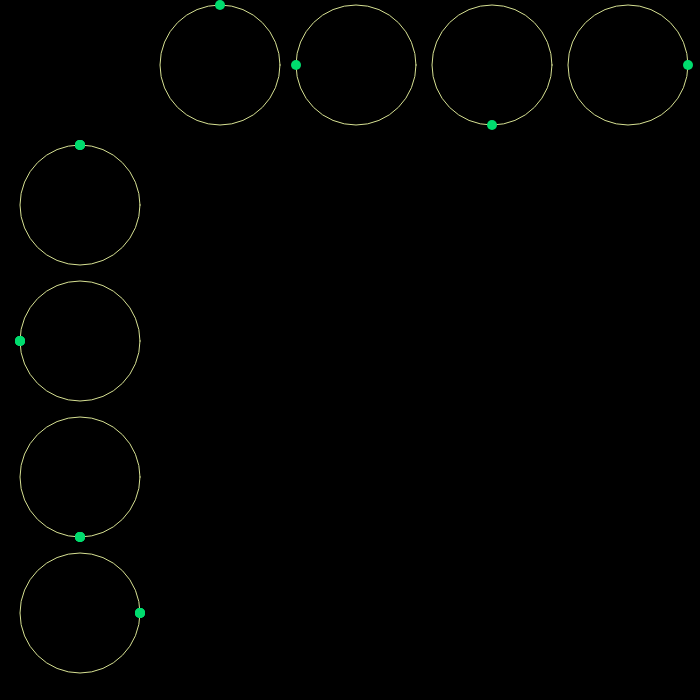
Frame 1 (no input)
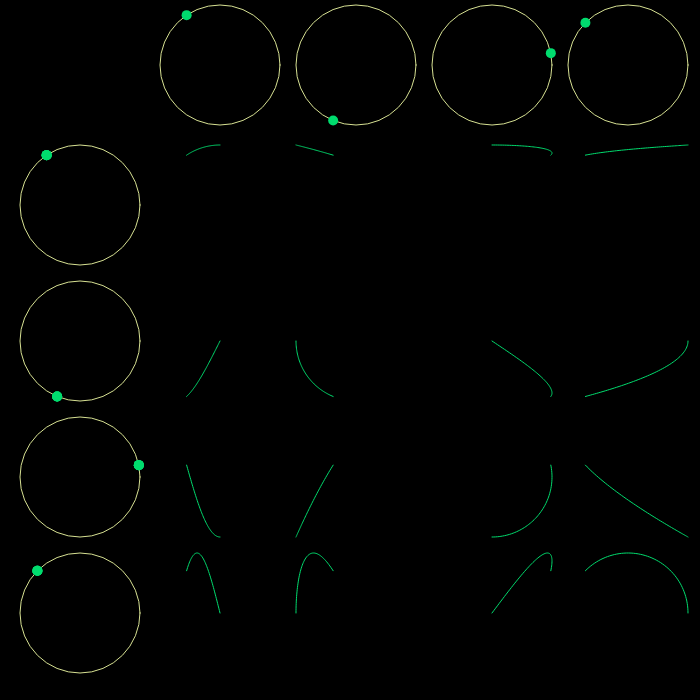
Frame 60 (no input)
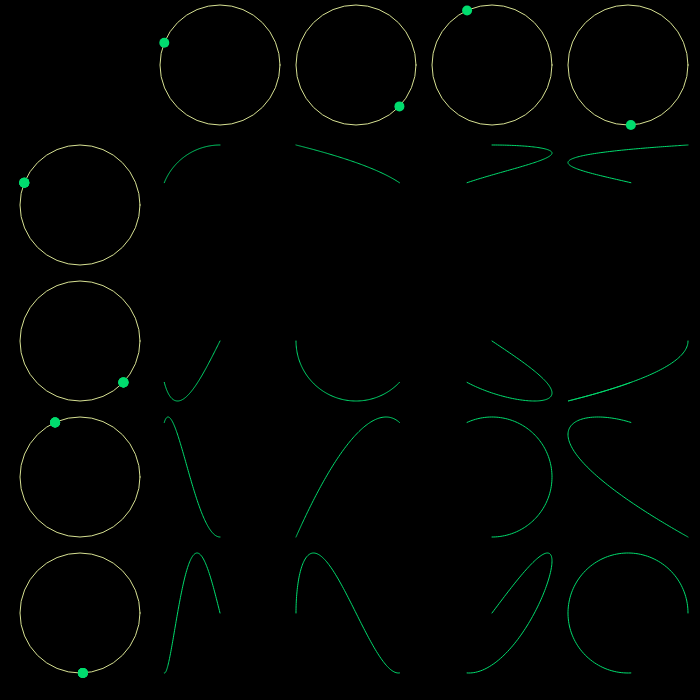
Frame 120 (the mouse pressed at the canvas centre since frame 60)

The p5.js sketch that drew these frames (run headless with seeded random() and noise() and a simulated clock; from frame 60 on, the mouse is pressed at the canvas centre):

// p5.js sketch
// ── sketch.js
// Vaibhav Thakkar

let radius = 60;
let cellWidth = 120;
let cellHeight = 120;
let xOffset = 80;
let yOffset = 65;
let horCircles = [];
let verCircles = [];
let spacing = 8;
let angle = 0;
let curves = [];

function setup() {
    createCanvas(700, 700);
    for (let i = 0; i < 4; i++) {
        let horCircle = [140 + xOffset + i * 2 * (radius + spacing), yOffset];
        let verCircle = [xOffset, 140 + yOffset + i * 2 * (radius + spacing)];
        horCircles[i] = horCircle;
        verCircles[i] = verCircle;
    }

    for (let i = 0; i < 4; i++) {
        curves[i] = [];
        for (let j = 0; j < 4; j++) {
            curves[i][j] = [];
        }
    }
}

function draw() {
    background(0);
    noFill();

    stroke(215, 225, 147);
    for (let i = 0; i < 4; i++) {
        ellipse(horCircles[i][0], horCircles[i][1], 2 * radius);
        ellipse(verCircles[i][0], verCircles[i][1], 2 * radius);
    }

    stroke(0, 220, 110);

    for (let i = 0; i < 4; i++) {
        let cx1 = horCircles[i][0] + radius * cos((i + 1) * (angle - HALF_PI));
        let cy1 = horCircles[i][1] + radius * sin((i + 1) * (angle - HALF_PI));
        drawPoint(cx1, cy1, 10);
        
        for(let j=0;j<4;j++){
        	let cx2 = verCircles[j][0] + radius * cos((j + 1) * (angle - HALF_PI));
        	let cy2 = verCircles[j][1] + radius * sin((j + 1) * (angle - HALF_PI));
            drawPoint(cx2, cy2, 10);
            curves[i][j].push([cx1, cy2]);
        }
    }

    for (let i = 0; i < 4; i++) {
        for (let j = 0; j < 4; j++) {
            showCurve(curves[i][j]);
        }
    }

    angle -= 0.01;

    if (angle < -TWO_PI) {
        angle = 0;
        for (let i = 0; i < 4; i++) {
            for (let j = 0; j < 4; j++) {
                curves[i][j] = [];
            }
        }
    }
}

function showCurve(cur) {
    stroke(0, 220, 110);
    strokeWeight(1);
    beginShape();
    for (let i = 0; i < cur.length; i++) {
        const v = cur[i];
        vertex(v[0], v[1]);
    }
    endShape();
}

function drawPoint(x, y, weight) {
    strokeWeight(weight);
    point(x, y);
    strokeWeight(1);
}
